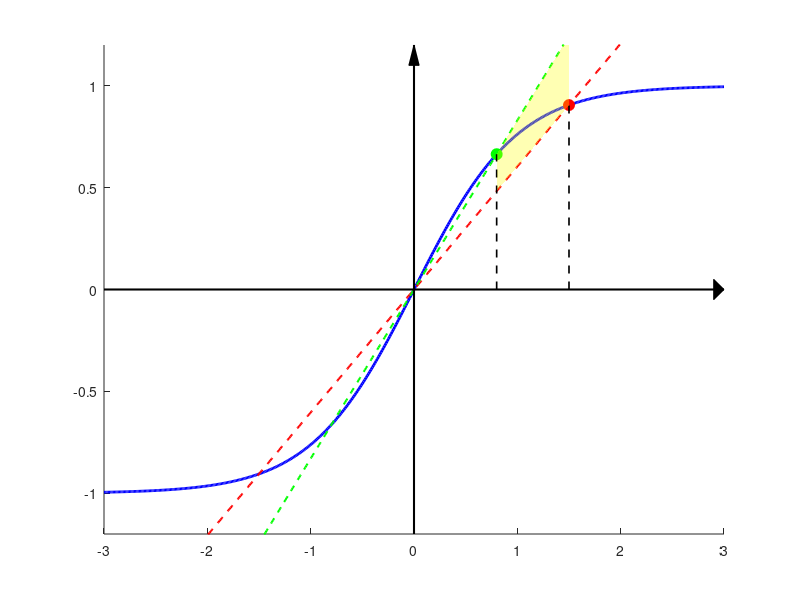

Recreate this plot in MATLAB. (Note: this script raises an error after producing the figure.)
close all
clear

% Define range for plotting
nu = linspace(-3, 3, 500);

% Define tanh function
tanh_nu = tanh(nu)

% Set your positive nu values
nu_bar = 1.5;
nu_underline = 0.8;

% Compute slopes for dashed lines
slope_bar = tanh(nu_bar) / nu_bar;
slope_underline = tanh(nu_underline) / nu_underline;

% Generate lines passing through origin
line_bar = slope_bar * nu;
line_underline = slope_underline * nu;

% Plotting
figure;
hold on;
plot(nu, tanh_nu, 'b', 'LineWidth', 2);
plot(nu, line_bar, '--r', 'LineWidth', 1.5);
plot(nu, line_underline, '--g', 'LineWidth', 1.5);

% Highlight points
plot(nu_bar, tanh(nu_bar), 'ro', 'MarkerSize', 8, 'MarkerFaceColor', 'r');
plot(nu_underline, tanh(nu_underline), 'go', 'MarkerSize', 8, 'MarkerFaceColor', 'g');

% Add vertical dashed lines from nu_bar and nu_underline to tanh function
plot([nu_bar, nu_bar], [0, tanh(nu_bar)], '--k', 'LineWidth', 1.2);
plot([nu_underline, nu_underline], [0, tanh(nu_underline)], '--k', 'LineWidth', 1.2);

% Fill the sector bound region between \underline{\nu} and \bar{\nu} with transparency
nu_fill = linspace(nu_underline, nu_bar, 200);
fill([nu_fill, fliplr(nu_fill)], [slope_bar * nu_fill, fliplr(slope_underline * nu_fill)], 'y', 'FaceAlpha', 0.3, 'EdgeColor', 'none');

% Axes limits
xlim([-3 3]);
ylim([-1.2 1.2]);

% Draw x and y axes
plot([-3, 3], [0, 0], 'k', 'LineWidth', 1.5); % X-axis
plot([0, 0], [-1.2, 1.2], 'k', 'LineWidth', 1.5); % Y-axis

% Add small triangle arrowheads at the ends of axes
fill([2.9, 3, 2.9], [-0.05, 0, 0.05], 'k', 'EdgeColor', 'k'); % X-axis arrow
fill([-0.05, 0, 0.05], [1.1, 1.2, 1.1], 'k', 'EdgeColor', 'k'); % Y-axis arrow

ax = gca;
ax.XAxisLocation = 'origin';
ax.YAxisLocation = 'origin';
ax.Box = 'off';
ax.XColor = 'k';
ax.YColor = 'k';
ax.TickLength = [0 0]; % Remove ticks
ax.XTickLabel = []; % Remove X-axis numbers
ax.YTickLabel = []; % Remove Y-axis numbers
ax.LineWidth = 1.2;
ax.TickDir = 'both';

% Label \bar{\nu} and \underline{\nu} correctly in LaTeX format
text(nu_bar, -0.1, '$\bar{\nu}$', 'FontSize', 17, 'HorizontalAlignment', 'center', 'Interpreter', 'latex');
text(nu_underline, -0.1, '$\underline{\nu}$', 'FontSize', 17, 'HorizontalAlignment', 'center', 'Interpreter', 'latex');

% Axes labels and grid
xlabel('$\nu$', 'FontSize', 17, 'Interpreter', 'latex');
ylabel('$\tanh(\nu)$', 'FontSize', 17, 'Interpreter', 'latex');
% title('tanh Function with Linear Dashed Lines', 'FontSize', 14);
grid on;
legend('$\tanh(\nu)$', '$\beta \nu$', '$\alpha \nu$', 'Location', 'southeast', ...
    'Interpreter', 'latex', 'Fontsize', 17);
hold off;
fig_name = strcat('posnu');
print(fig_name,'-dpng')
print(fig_name,'-depsc2')

%%%%%%%%%%%%%%%%%%%%%%%%%%%%%%%%%%%%%%%%%%%%%%%%%%%%%%%%%%%%%%%%%%%%%%%%%%%%%%%%

% Define range for plotting
nu = linspace(-3, 3, 500);

% Define tanh function
tanh_nu = tanh(nu);

% Set your negative nu values
nu_bar = -1.5;
nu_underline = -0.8;

% Compute slopes for dashed lines
slope_bar = tanh(nu_bar) / nu_bar;
slope_underline = tanh(nu_underline) / nu_underline;

% Generate lines passing through origin
line_bar = slope_bar * nu;
line_underline = slope_underline * nu;

% Plotting
figure;
hold on;
plot(nu, tanh_nu, 'b', 'LineWidth', 2);
plot(nu, line_bar, '--r', 'LineWidth', 1.5);
plot(nu, line_underline, '--g', 'LineWidth', 1.5);

% Highlight points
plot(nu_bar, tanh(nu_bar), 'ro', 'MarkerSize', 8, 'MarkerFaceColor', 'r');
plot(nu_underline, tanh(nu_underline), 'go', 'MarkerSize', 8, 'MarkerFaceColor', 'g');

% Add vertical dashed lines from nu_bar and nu_underline to tanh function
plot([nu_bar, nu_bar], [0, tanh(nu_bar)], '--k', 'LineWidth', 1.2);
plot([nu_underline, nu_underline], [0, tanh(nu_underline)], '--k', 'LineWidth', 1.2);

% Fill the sector bound region between \underline{\nu} and \bar{\nu} with transparency
nu_fill = linspace(nu_underline, nu_bar, 200);
fill([nu_fill, fliplr(nu_fill)], [slope_bar * nu_fill, fliplr(slope_underline * nu_fill)], 'y', 'FaceAlpha', 0.3, 'EdgeColor', 'none');

% Axes limits
xlim([-3 3]);
ylim([-1.2 1.2]);

% Draw x and y axes
plot([-3, 3], [0, 0], 'k', 'LineWidth', 1.5); % X-axis
plot([0, 0], [-1.2, 1.2], 'k', 'LineWidth', 1.5); % Y-axis

% Add small triangle arrowheads at the ends of axes
fill([2.9, 3, 2.9], [-0.05, 0, 0.05], 'k', 'EdgeColor', 'k'); % X-axis arrow
fill([-0.05, 0, 0.05], [1.1, 1.2, 1.1], 'k', 'EdgeColor', 'k'); % Y-axis arrow

ax = gca;
ax.XAxisLocation = 'origin';
ax.YAxisLocation = 'origin';
ax.Box = 'off';
ax.XColor = 'k';
ax.YColor = 'k';
ax.TickLength = [0 0]; % Remove ticks
ax.XTickLabel = []; % Remove X-axis numbers
ax.YTickLabel = []; % Remove Y-axis numbers
ax.LineWidth = 1.2;
ax.TickDir = 'both';

% Label \bar{\nu} and \underline{\nu} correctly in LaTeX format
text(nu_bar, 0.08, '$\underline{\nu}$', 'FontSize', 17, 'HorizontalAlignment', 'center', 'Interpreter', 'latex');
text(nu_underline, 0.08, '$\overline{\nu}$', 'FontSize', 17, 'HorizontalAlignment', 'center', 'Interpreter', 'latex');

% Axes labels and grid
xlabel('$\nu$', 'FontSize', 17, 'Interpreter', 'latex');
ylabel('$\tanh(\nu)$', 'FontSize', 17, 'Interpreter', 'latex');
% title('Negative Interval', 'FontSize', 14);
grid on;
legend('$\tanh(\nu)$', '$\beta \nu$', '$\alpha \nu$', 'Location', 'southeast', ...
    'Interpreter', 'latex', 'Fontsize', 17);
hold off;
fig_name = strcat('negnu');
print(fig_name,'-dpng')
print(fig_name,'-depsc2')

%%
% Define range for plotting
nu = linspace(-3, 3, 500);

% Define tanh function
tanh_nu = tanh(nu);

% Set one negative and one positive nu value
nu_bar = 1.5;
nu_underline = -0.8;

% Compute slopes for dashed lines
slope_bar = tanh(nu_bar) / nu_bar;
slope_underline = tanh(nu_underline) / nu_underline;

% Generate lines passing through origin for the required regions
nu_positive = linspace(0, nu_bar, 250);
nu_negative = linspace(nu_underline, 0, 250);
line_bar_positive = slope_bar * nu_positive;
line_underline_negative = slope_underline * nu_negative;
line_identity = nu; % y = x dashed line
line_identity_positive = nu_positive;
line_identity_negative = nu_negative;


% Plotting
figure;
hold on;
plot(nu, tanh_nu, 'b', 'LineWidth', 2);
plot(nu_positive, line_bar_positive, '--r', 'LineWidth', 1.5);
plot(nu_negative, line_underline_negative, '-.r', 'LineWidth', 1.5);
plot(nu_positive, line_identity_positive, '--g', 'LineWidth', 1.5); % y = x line in green
plot(nu_negative, line_identity_negative, '-.g', 'LineWidth', 1.5); % y = x line in green

% Highlight points
plot(nu_bar, tanh(nu_bar), 'ro', 'MarkerSize', 8, 'MarkerFaceColor', 'r');
plot(nu_underline, tanh(nu_underline), 'go', 'MarkerSize', 8, 'MarkerFaceColor', 'g');

% Add vertical dashed lines from nu_bar and nu_underline to tanh function
plot([nu_bar, nu_bar], [0, tanh(nu_bar)], '--k', 'LineWidth', 1.2);
plot([nu_underline, nu_underline], [0, tanh(nu_underline)], '--k', 'LineWidth', 1.2);

% Fill the sector bound region separately on positive and negative sides
fill([nu_positive, fliplr(nu_positive)], [line_bar_positive, fliplr(nu_positive)], 'y', 'FaceAlpha', 0.3, 'EdgeColor', 'none');
fill([nu_negative, fliplr(nu_negative)], [line_underline_negative, fliplr(nu_negative)], 'y', 'FaceAlpha', 0.3, 'EdgeColor', 'none');

% Axes limits
xlim([-3 3]);
ylim([-1.2 1.2]);

% Draw x and y axes
plot([-3, 3], [0, 0], 'k', 'LineWidth', 1.5); % X-axis
plot([0, 0], [-1.2, 1.2], 'k', 'LineWidth', 1.5); % Y-axis

% Add small triangle arrowheads at the ends of axes
fill([2.9, 3, 2.9], [-0.05, 0, 0.05], 'k', 'EdgeColor', 'k'); % X-axis arrow
fill([-0.05, 0, 0.05], [1.1, 1.2, 1.1], 'k', 'EdgeColor', 'k'); % Y-axis arrow

ax = gca;
ax.XAxisLocation = 'origin';
ax.YAxisLocation = 'origin';
ax.Box = 'off';
ax.XColor = 'k';
ax.YColor = 'k';
ax.TickLength = [0 0]; % Remove ticks
ax.XTickLabel = []; % Remove X-axis numbers
ax.YTickLabel = []; % Remove Y-axis numbers
ax.LineWidth = 1.2;
ax.TickDir = 'both';

% Label \bar{\nu} and \underline{\nu} correctly in LaTeX format
text(nu_bar, -0.08, '$\bar{\nu}$', 'FontSize', 17, 'HorizontalAlignment', 'center', 'Interpreter', 'latex');
text(nu_underline, 0.08, '$\underline{\nu}$', 'FontSize', 17, 'HorizontalAlignment', 'center', 'Interpreter', 'latex');

% Axes labels and grid
xlabel('$\nu$', 'FontSize', 17, 'Interpreter', 'latex');
ylabel('$\tanh(\nu)$', 'FontSize', 17, 'Interpreter', 'latex');
% title('Unstable Node', 'FontSize', 14);
grid on;
legend('$\tanh(\nu)$', '$\beta_2 \nu$', '$\beta_1 \nu$', '$\alpha_2 \nu$', '$\alpha_1 \nu$', 'Location', 'southeast', ...
    'Interpreter', 'latex', 'Fontsize', 17);
hold off;
fig_name = strcat('unstablenode');
print(fig_name,'-dpng')
print(fig_name,'-depsc2')
